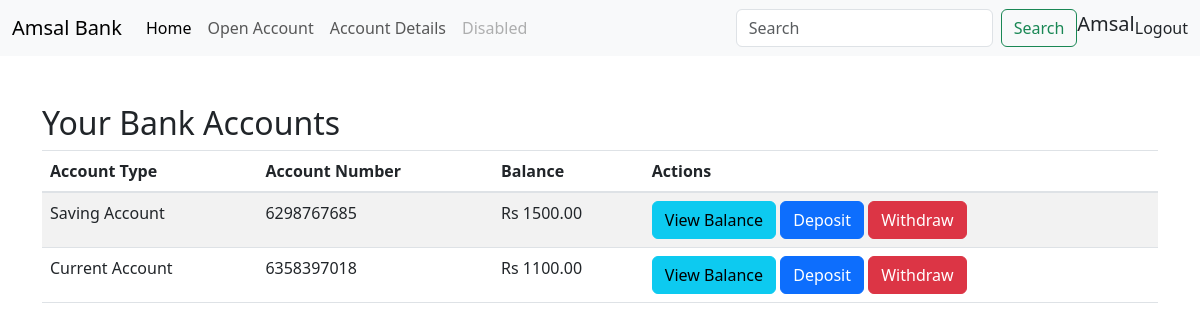
The page /account_list (signed in) on the database as committed earlier.
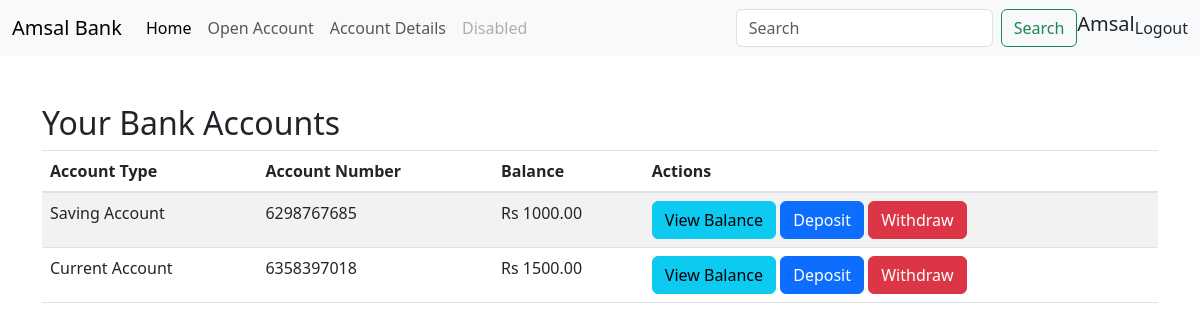
The same page on the database as committed later.
### homepage/models.py (models this page shows, shortened)
class Account(models.Model):
    ACCOUNT_TYPES = [
        ('saving', 'Saving Account'),
        ('current', 'Current Account'),
    ]
    user = models.ForeignKey(User, on_delete=models.CASCADE, related_name='accounts')
    account_number = models.CharField(max_length=10, unique=True, blank=True)
    account_type = models.CharField(max_length=10, choices=ACCOUNT_TYPES)
    phone_number = models.IntegerField()
    email = models.EmailField()
    balance = models.DecimalField(max_digits=10, decimal_places=2, default=0.00)
    created_at = models.DateTimeField(auto_now_add=True)

### homepage/views.py (the view)
# urls.py: path('account_list', account_list, name='account_list'),
@login_required
def account_list(request):
    accounts = request.user.accounts.all()
    return render(request, "account_list.html", {"accounts": accounts})

### templates/account_list.html
{% extends 'main.html' %}
{% block body_block %}
<div class="container mt-5">
    <h2>Your Bank Accounts</h2>
    {% if accounts %}
        <table class="table table-striped">
            <thead>
                <tr>
                    <th>Account Type</th>
                    <th>Account Number</th>
                    <th>Balance</th>
                    <th>Actions</th>
                </tr>
            </thead>
            <tbody>
                {% for account in accounts %}
                    <tr>
                        <td>{{ account.get_account_type_display }}</td>
                        <td>{{ account.account_number }}</td>
                        <td>Rs {{ account.balance }}</td>
                        <td>
                            <a href="{% url 'balance' account_number=account.account_number %}" class="btn btn-info">View Balance</a>
                            <a href="{% url 'deposit' account_number=account.account_number %}" class="btn btn-primary">Deposit</a>
                            <a href="{% url 'withdraw' account_number=account.account_number %}" class="btn btn-danger">Withdraw</a>
                        </td>
                    </tr>
                {% endfor %}
            </tbody>
        </table>
    {% else %}
        <p>You have no accounts yet. <a href="{% url 'account' %}">Create a new account</a></p>
    {% endif %}
</div>
{% endblock %}

### templates/main.html (shortened to what this page needs)
<!DOCTYPE html>
<html lang="en">
<head>
    <link href="https://cdn.jsdelivr.net/npm/bootstrap@5.3.3/dist/css/bootstrap.min.css"
    rel="stylesheet"
>
    <link href="https://stackpath.bootstrapcdn.com/bootstrap/4.5.2/css/bootstrap.min.css"
    rel="stylesheet">
    <link href="https://cdn.jsdelivr.net/npm/bootstrap@5.3.0-alpha1/dist/css/bootstrap.min.css"
    rel="stylesheet">
    <link rel="stylesheet" href="https://cdn.jsdelivr.net/npm/bootstrap-icons@1.8.1/font/bootstrap-icons.css">
</head>
<body>
    <nav class="navbar navbar-expand-lg bg-body-tertiary">
        <div class="container-fluid">
          <a class="navbar-brand" href="#">Amsal Bank</a>
          <div class="collapse navbar-collapse" id="navbarSupportedContent">
            <ul class="navbar-nav me-auto mb-2 mb-lg-0">
              <li class="nav-item">
                <a class="nav-link active" aria-current="page" href="{% url 'home' %}">Home</a>
              </li>
              <li class="nav-item">
                <a class="nav-link" href="{% url 'account' %}">Open Account</a>
              </li>
              <li class="nav-item">
                <a class="nav-link" href="{% url 'account_list' %}">Account Details</a>
              </li>
              <li class="nav-item">
                <a class="nav-link disabled" aria-disabled="true">Disabled</a>
              </li>
            </ul>
            <form class="form-inline my-2 my-lg-0">
              <input
                class="form-control mr-sm-2"
                type="search"
                placeholder="Search"
                aria-label="Search"
              />
              <button class="btn btn-outline-success my-2 my-sm-0" type="submit">
                Search
              </button>
            {% if user.is_authenticated %}
            <h5>{{user.username}}</h5>
            <a class="nav-link" href="{% url 'logout' %}">Logout</a>
            {% else %}
            <a class="nav-link" href="{% url 'login' %}">Login</a>
            {% endif %}
          </div>
        </div>
      </nav>
      <div class="body">{% block body_block %} {% endblock %}</div>
</body>
</html>

Rows that differ between the two databases and show on the page:
changed Account "Saving Account": balance "1500.00" → "1000.00"
changed Account "Current Account": balance "1100.00" → "1500.00"
